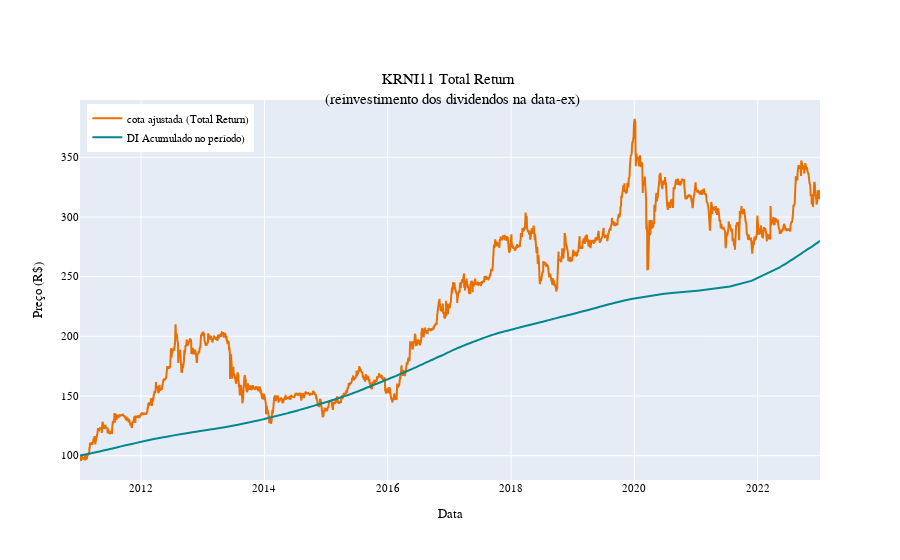

The cell this chart's notebook holds for it:
### Code cell
fig = go.Figure()
fig.add_trace(
    go.Scatter(
        x=tr["datneg"],
        y=tr["preult_tr"],
        mode="lines",
        name="cota ajustada (Total Return)",
        line=dict(color="#e86f00"),
    )
)
fig.add_trace(
    go.Scatter(
        x=tr["datneg"],
        y=tr["cota_di"],
        mode="lines",
        name="DI Acumulado no período)",
        line=dict(color="#02878e"),
    )
)
fig.update_layout(
    font=dict(family="Fira Code", size=11, color="black"),
    title="KRNI11 Total Return <br> (reinvestimento dos dividendos na data-ex)",
    title_x=0.5,
    title_y=0.85,
    xaxis_title="Data",
    yaxis_title="Preço (R$)",
    legend=dict(yanchor="top", y=0.99, xanchor="left", x=0.01),
)
fig.show()

### Figure 1 — Plotly figure (JSON) as saved in the notebook; plotly's stock layout.template omitted (floating-point values rounded to 4 significant figures; data arrays with more than 128 entries replaced by an {"elided": "..."} marker saying what was removed)
{"data": [{"line": {"color": "#e86f00"}, "mode": "lines", "name": "cota ajustada (Total Return)", "type": "scatter", "x": {"elided": "2972 str values"}, "y": {"elided": "2972 float values"}}, {"line": {"color": "#02878e"}, "mode": "lines", "name": "DI Acumulado no período)", "type": "scatter", "x": {"elided": "2972 str values"}, "y": {"elided": "2972 float values"}}], "layout": {"font": {"color": "black", "family": "Fira Code", "size": 11}, "legend": {"x": 0.01, "xanchor": "left", "y": 0.99, "yanchor": "top"}, "title": {"text": "KRNI11 Total Return <br> (reinvestimento dos dividendos na data-ex)", "x": 0.5, "y": 0.85}, "xaxis": {"title": {"text": "Data"}}, "yaxis": {"title": {"text": "Preço (R$)"}}}}
